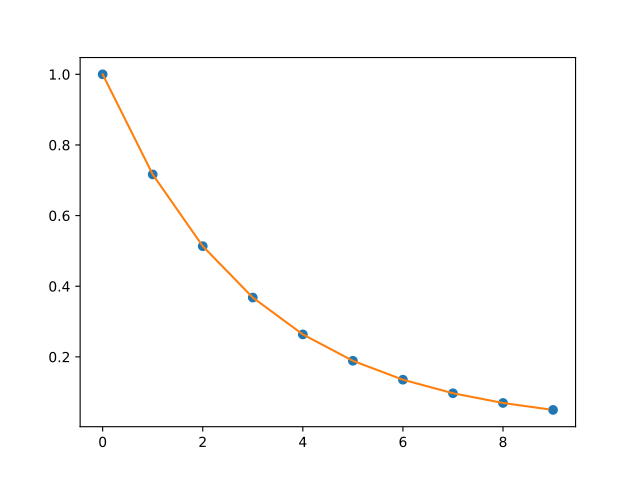

The Python source for this figure:
import matplotlib.pyplot as plt
from scipy import interpolate
x = np.arange(0, 10)
y = np.exp(-x/3.0)
f = interpolate.interp1d(x, y)
#
xnew = np.arange(0, 9, 0.1)
ynew = f(xnew)   # use interpolation function returned by `interp1d`
plt.plot(x, y, 'o', xnew, ynew, '-')
plt.show()
